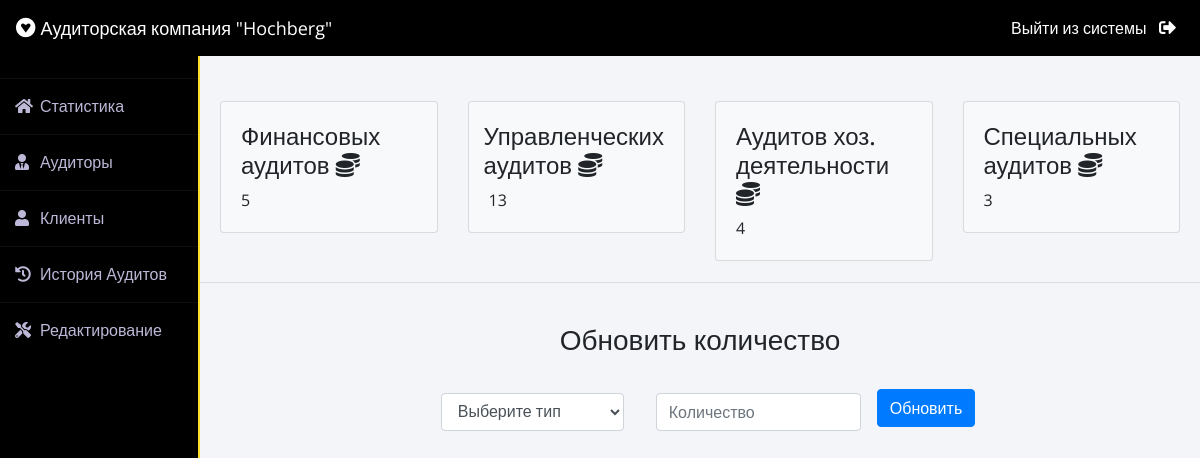
The page /admin-docs (signed in) on the database its author committed.
### docs/models.py (models this page shows, shortened)
class Stock(models.Model):
    docsgroup=models.CharField(max_length=20)
    unit=models.PositiveIntegerField(default=0)

### docs/views.py (the view, shortened to what this page needs)
# urls.py: path('admin-docs', views.admin_docs_view,name='admin-docs'),
@login_required(login_url='adminlogin')
def admin_docs_view(request):
    dict={
        'docsForm':forms.DocsForm(),
        'D1':models.Stock.objects.get(docsgroup="Финансовый"),
        'D2':models.Stock.objects.get(docsgroup="Управленческий"),
        'D3':models.Stock.objects.get(docsgroup="Хоз. деятельности"),
        'D4':models.Stock.objects.get(docsgroup="Специальный"),
    }
    return render(request,'docs/admin_docs.html',context=dict)

### docs/forms.py
class DocsForm(forms.ModelForm):
    class Meta:
        model=models.Stock
        fields=['docsgroup','unit']

### templates/docs/admin_docs.html (shortened to what this page needs)
{% extends 'docs/adminbase.html' %}
{% block content %}
{% load widget_tweaks %}
<br><br>
<div class="container">
    <div class="row">
      <div class="col-sm-3">
        <div class="card bg-light">
          <div class="card-body">
              <div class="docs">
                  <h4>Финансовых аудитов <i class="fas fa-coins"></i></h4>
              </div><br><br>
              <div>
                  {{D1.unit}}
              </div>
          </div>
        </div>
      </div>
      <div class="col-sm-3">
          <div class="card bg-light">
              <div class="card-body">
                  <div class="docs">
                      <h4>Управленческих аудитов <i class="fas fa-coins"></i></h4>
                  </div><br><br>
                  <div>
                    {{D2.unit}}
                  </div>
              </div>
            </div>
      </div>
      <div class="col-sm-3">
          <div class="card bg-light">
              <div class="card-body">
                  <div class="docs">
                      <h4>Аудитов хоз. деятельности <i class="fas fa-coins"></i></h4>
                  </div><br><br>
                  <div>
                    {{D3.unit}}
                  </div>
              </div>
            </div>
        </div>
        <div class="col-sm-3">
          <div class="card bg-light">
              <div class="card-body">
                  <div class="docs">
                      <h4>Специальных аудитов <i class="fas fa-coins"></i></h4>
                  </div><br><br>
                  <div>
                    {{D4.unit}}
                  </div>
              </div>
            </div>
        </div>
    </div>
  </div>
<hr>
<br>
<h3 class="text-center">Обновить количество</h3><br>
<div class="xyz">
    <form class="form-inline" method="POST">
        <div class="form-group mx-sm-3 mb-6">
            <select name="docsgroup" class="form-control">
                <option disabled="disabled" selected="selected">Выберите тип</option>
            </select>
          </div>
        <div class="form-group mx-sm-3 mb-6">
          <input type="number" class="form-control" name="unit" placeholder="Количество">
        </div>
        <button type="submit" class="btn btn-primary mb-2">Обновить</button>
      </form>
</div>
</div>
{% endblock content %}

### templates/docs/adminbase.html (style rules this page uses)
.row { padding: 5px; }
.docs { float: right; }
.xyz { color: rgb(255, 221, 45); font-size: 3ex; }
* { margin: 0; padding: 0; box-sizing: border-box; list-style: none; text-decoration: none; font-family: 'Open Sans', sans-serif; }
body { background-color: #f3f5f9; }

### templates/docs/admin_docs.html (style rules this page uses)
.xyz { display: table; margin-right: auto; margin-left: auto; }

### rows shown on the page
Stock: unit "5"
Stock: unit "13"
Stock: unit "4"
Stock: unit "3"
